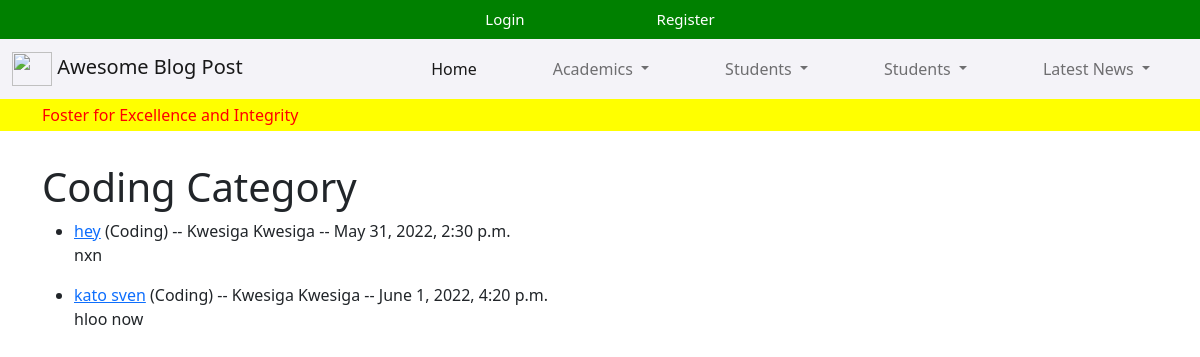
/category/Coding/, run on an earlier commit of the app's database.
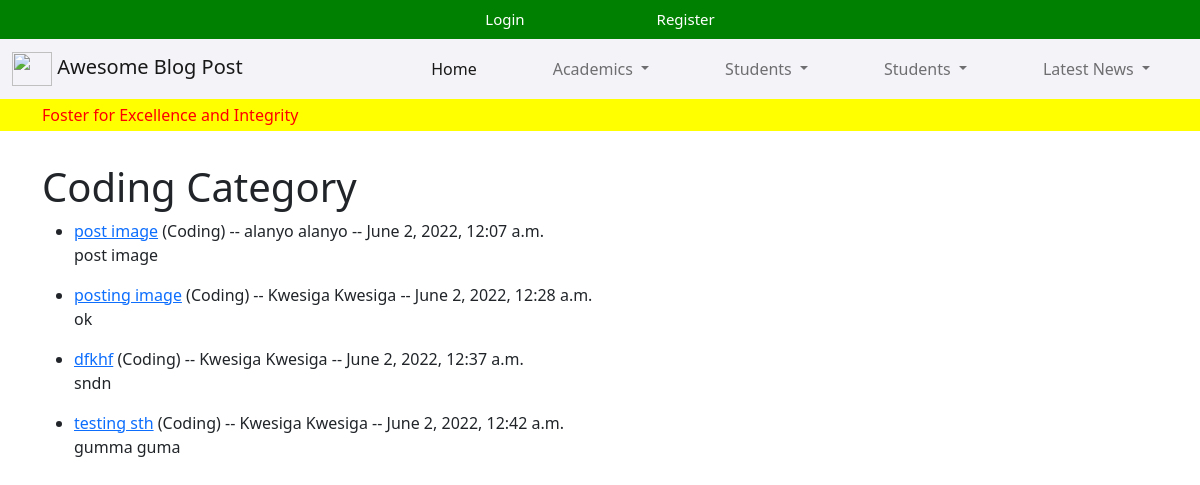
And on a later commit of the database.
### theblog/models.py (models this page shows, shortened)
class Post(models.Model):
    title = models.CharField(max_length=200)
    header_image = models.ImageField(null=True, blank=True, upload_to="images/")
    snippet = models.CharField(max_length=500)
    author = models.ForeignKey(User, on_delete=models.CASCADE)
    body = RichTextUploadingField(blank=True, null=True)
    created_at = models.DateTimeField(default=datetime.now, blank=True)
    category = models.CharField(max_length=200, default='Testing')
    likes = models.ManyToManyField(User, related_name='blog_bost')
    class Meta:
        verbose_name_plural = "Posts"

### theblog/views.py (the view)
# urls.py: path('category/<str:cats>/', CategoryView, name="category"),
def CategoryView(request, cats):
    category_posts = Post.objects.filter(category=cats)
    return render(request, 'category.html', {'cats': cats.title(), 'category_posts': category_posts})

### theblog/templates/category.html (shortened to what this page needs)
{% extends 'base.html' %}
{% block content %}
<h1>{{ cats }} Category </h1>
<ul>
    {% for post in category_posts %}
    <li>
        <a href="{% url 'article_details' post.pk %}">{{ post.title }}</a>
        ({{ post.category }})
        --
        {{ post.author.first_name }}
        {{ post.author.first_name }} --
        {{post.created_at}}
        <br>
        {{ post.body|safe|slice:":120"}}
    </li>
    {% endfor %}
</ul>
{% endblock %}

What changed in the data, as far as the page shows it:
removed Post: title "hey", category "Coding", author.first_name "Kwesiga", created_at "May 31, 2022, 2:30 p.m.", body "nxn"
removed Post: title "kato sven", category "Coding", author.first_name "Kwesiga", created_at "June 1, 2022, 4:20 p.m.", body "hloo now"
added Post: title "post image", category "Coding", author.first_name "alanyo", created_at "June 2, 2022, 12:07 a.m.", body "post image"
added Post: title "posting image", category "Coding", author.first_name "Kwesiga", created_at "June 2, 2022, 12:28 a.m.", body "ok"
added Post: title "dfkhf", category "Coding", author.first_name "Kwesiga", created_at "June 2, 2022, 12:37 a.m.", body "sndn"
added Post: title "testing sth", category "Coding", author.first_name "Kwesiga", created_at "June 2, 2022, 12:42 a.m.", body "gumma guma"
